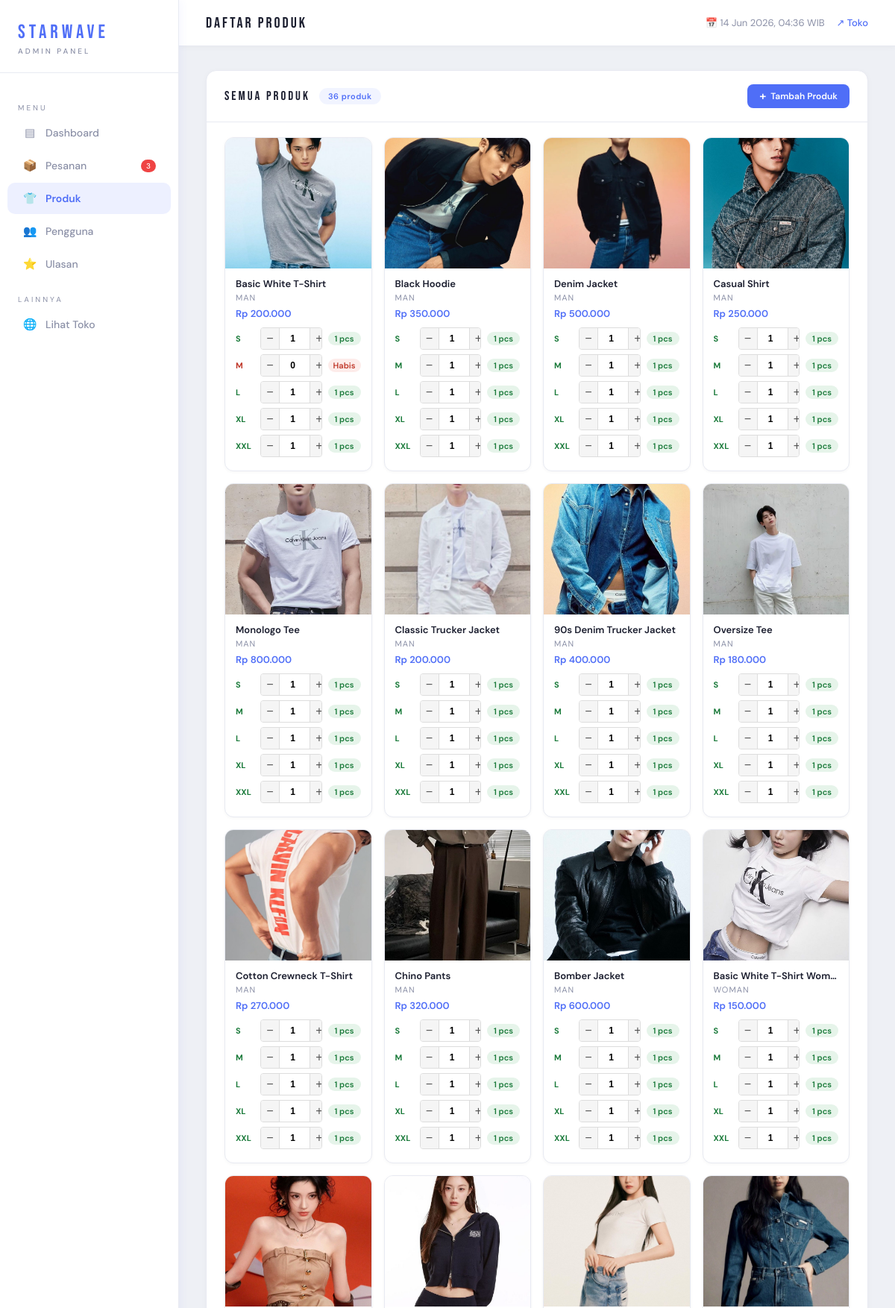
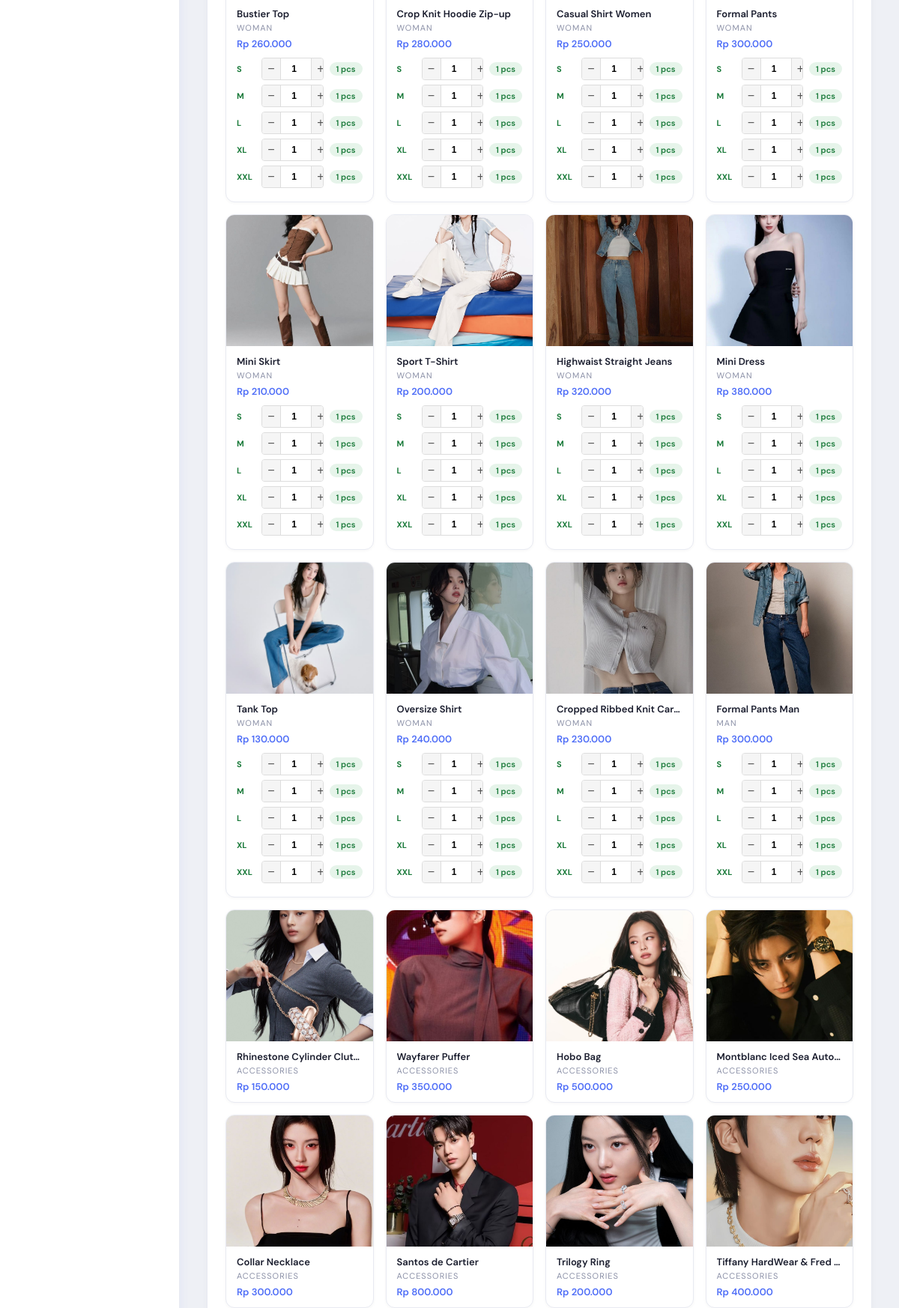
The app's page /admin/produk.php (signed in, upper part) with its own data (2 pictures, top to bottom).
### tables this page shows
CREATE TABLE `produk` (
  `id` int(11) NOT NULL,
  `nama_produk` varchar(255) DEFAULT NULL,
  `harga` int(11) DEFAULT NULL,
  `gambar` varchar(255) DEFAULT NULL,
  `deskripsi` text DEFAULT NULL,
  `kategori` varchar(50) DEFAULT NULL,
  `created_at` datetime DEFAULT current_timestamp(),
  `stok_s` tinyint(1) DEFAULT 1,
  `stok_m` tinyint(1) DEFAULT 1,
  `stok_l` tinyint(1) DEFAULT 1,
  `stok_xl` tinyint(1) DEFAULT 1,
  `stok_xxl` tinyint(1) DEFAULT 1
);

### admin/produk.php (the view, shortened to what this page needs)
<?php
require 'auth_check.php';
$pending_orders = $pdo->query("SELECT COUNT(*) FROM orders WHERE status='pending_payment' OR status='pending'")->fetchColumn();
$total_produk   = $pdo->query("SELECT COUNT(*) FROM produk")->fetchColumn();
$stmt        = $pdo->query("SELECT * FROM produk ORDER BY created_at DESC");
$produk_list = $stmt->fetchAll(PDO::FETCH_ASSOC);
?>
<!DOCTYPE html>
<html lang="id">
<head>
    <link rel="stylesheet" href="admin.css">
</head>
<body>
<aside class="sidebar">
    <div class="sidebar-brand">
        <div class="brand-name">STARWAVE</div>
        <div class="brand-label">Admin Panel</div>
    </div>
    <nav class="sidebar-nav">
        <div class="nav-section">Menu</div>
        <a class="nav-item" href="dashboard.php"><span class="icon">▤</span> Dashboard</a>
        <a class="nav-item" href="pesanan.php">
            <span class="icon">📦</span> Pesanan
            <?php if ($pending_orders > 0): ?>
                <span style="margin-left:auto;background:#ef4444;color:#fff;font-size:10px;padding:2px 7px;border-radius:10px;"><?= $pending_orders ?></span>
            <?php endif; ?>
        </a>
        <a class="nav-item active" href="produk.php"><span class="icon">👕</span> Produk</a>
        <a class="nav-item" href="pengguna.php"><span class="icon">👥</span> Pengguna</a>
        <a class="nav-item" href="ulasan.php"><span class="icon">⭐</span> Ulasan</a>
        <div class="nav-section">Lainnya</div>
        <a class="nav-item" href="../index.php" target="_blank"><span class="icon">🌐</span> Lihat Toko</a>
    </nav>
</aside>
<div class="main">
    <div class="topbar">
        <div class="topbar-title">DAFTAR PRODUK</div>
        <div class="topbar-right">
            <span>📅 <?= date('d M Y, H:i') ?> WIB</span>
            <a href="../index.php" target="_blank">↗ Toko</a>
        </div>
    </div>
    <div class="content">
        <div class="section">
            <div class="section-header">
                <div style="display:flex;align-items:center;gap:12px;">
                    <div class="section-title">SEMUA PRODUK</div>
                    <div class="section-badge" id="badge-total"><?= $total_produk ?> produk</div>
                </div>
                <a href="tambah_produk.php" class="btn-tambah">
                    <span style="font-size:16px;line-height:1;">+</span> Tambah Produk
                </a>
            </div>
            <?php if (empty($produk_list)): ?>
                <div style="text-align:center;padding:60px;color:var(--muted);">Belum ada produk di database.</div>
            <?php else: ?>
            <div class="produk-grid">
                <?php foreach ($produk_list as $p): ?>
                <div class="produk-card" id="card-<?= $p['id'] ?>">
                    <img src="../<?= htmlspecialchars($p['gambar'] ?? 'asset/posterutama.png') ?>"
                         alt="<?= htmlspecialchars($p['nama_produk'] ?? $p['nama'] ?? '') ?>"
                         onerror="this.src='../asset/posterutama.png'">
                    <div class="produk-info">
                        <div class="produk-name"><?= htmlspecialchars($p['nama_produk'] ?? $p['nama'] ?? 'Produk') ?></div>
                        <div class="produk-cat"><?= htmlspecialchars($p['kategori'] ?? '') ?></div>
                        <?php if (!empty($p['harga'])): ?>
                        <div class="produk-harga" id="harga-<?= $p['id'] ?>"
                             style="font-size:13px;color:var(--accent);margin-top:6px;font-weight:600;">
                            Rp <?= number_format($p['harga'],0,',','.') ?>
                        </div>
                        <?php endif; ?>
                        <?php if (strtolower($p['kategori']) !== 'accessories'): ?>
                        <div class="stok-sizes" style="margin-top:10px;">
                            <?php foreach(['S','M','L','XL','XXL'] as $sz):
                                $col    = 'stok_' . strtolower($sz);
                                $jumlah = (int)($p[$col] ?? 0);
                                $status = $jumlah > 0 ? 'ada' : 'habis';
                            ?>
                            <div class="stok-row">
                                <span class="stok-label <?= $status ?>"><?= $sz ?></span>
                                <div class="stok-input-group">
                                    <button type="button" class="stok-dec"
                                        onclick="ubahStok(<?= $p['id'] ?>, '<?= $sz ?>', this, -1)">−</button>
                                    <input type="number" class="stok-angka"
                                        id="stok-<?= $p['id'] ?>-<?= strtolower($sz) ?>"
                                        value="<?= $jumlah ?>" min="0"
                                        onchange="simpanStok(<?= $p['id'] ?>, '<?= $sz ?>', this)">
                                    <button type="button" class="stok-inc"
                                        onclick="ubahStok(<?= $p['id'] ?>, '<?= $sz ?>', this, 1)">+</button>
                                </div>
                                <span class="stok-badge <?= $status ?>"
                                    id="badge-<?= $p['id'] ?>-<?= strtolower($sz) ?>">
                                    <?= $jumlah > 0 ? $jumlah.' pcs' : 'Habis' ?>
                                </span>
                            </div>
                            <?php endforeach; ?>
                        </div>
                        <?php endif; ?>
                    </div>
                </div>
                <?php endforeach; ?>
            </div>
            <?php endif; ?>
        </div>
    </div>
</div>
</body>
</html>

### records on screen
produk: gambar (picture), nama_produk "Basic White T-Shirt", kategori "MAN", harga "200.000", sz "S", id+stok_s "1", stok_s "1", sz "M", stok_m "0", sz "L", id+stok_l "1", stok_l "1", sz "XL", id+stok_xl "1", stok_xl "1", sz "XXL", id+stok_xxl "1", stok_xxl "1"
produk: gambar (picture), nama_produk "Black Hoodie", kategori "MAN", harga "350.000", sz "S", stok_s "1", sz "M", stok_m "1", sz "L", stok_l "1", sz "XL", stok_xl "1", sz "XXL", stok_xxl "1"
produk: gambar (picture), nama_produk "Denim Jacket", kategori "MAN", harga "500.000", sz "S", stok_s "1", sz "M", stok_m "1", sz "L", stok_l "1", sz "XL", stok_xl "1", sz "XXL", stok_xxl "1"
produk: gambar (picture), nama_produk "Casual Shirt", kategori "MAN", harga "250.000", sz "S", stok_s "1", sz "M", stok_m "1", sz "L", stok_l "1", sz "XL", stok_xl "1", sz "XXL", stok_xxl "1"
produk: gambar (picture), nama_produk "Monologo Tee", kategori "MAN", harga "800.000", sz "S", stok_s "1", sz "M", stok_m "1", sz "L", stok_l "1", sz "XL", stok_xl "1", sz "XXL", stok_xxl "1"
produk: gambar (picture), nama_produk "Classic Trucker Jacket", kategori "MAN", harga "200.000", sz "S", stok_s "1", sz "M", stok_m "1", sz "L", stok_l "1", sz "XL", stok_xl "1", sz "XXL", stok_xxl "1"
produk: gambar (picture), nama_produk "90s Denim Trucker Jacket", kategori "MAN", harga "400.000", sz "S", stok_s "1", sz "M", stok_m "1", sz "L", stok_l "1", sz "XL", stok_xl "1", sz "XXL", stok_xxl "1"
produk: gambar (picture), nama_produk "Oversize Tee", kategori "MAN", harga "180.000", sz "S", stok_s "1", sz "M", stok_m "1", sz "L", stok_l "1", sz "XL", stok_xl "1", sz "XXL", stok_xxl "1"
produk: gambar (picture), nama_produk "Cotton Crewneck T-Shirt", kategori "MAN", harga "270.000", sz "S", stok_s "1", sz "M", stok_m "1", sz "L", stok_l "1", sz "XL", stok_xl "1", sz "XXL", stok_xxl "1"
produk: gambar (picture), nama_produk "Chino Pants", kategori "MAN", harga "320.000", sz "S", stok_s "1", sz "M", stok_m "1", sz "L", stok_l "1", sz "XL", stok_xl "1", sz "XXL", stok_xxl "1"
produk: gambar (picture), nama_produk "Bomber Jacket", kategori "MAN", harga "600.000", sz "S", stok_s "1", sz "M", stok_m "1", sz "L", stok_l "1", sz "XL", stok_xl "1", sz "XXL", stok_xxl "1"
produk: gambar (picture), nama_produk "Basic White T-Shirt Wom…", kategori "WOMAN", harga "150.000", sz "S", stok_s "1", sz "M", stok_m "1", sz "L", stok_l "1", sz "XL", stok_xl "1", sz "XXL", stok_xxl "1"
produk: gambar (picture), nama_produk "Bustier Top", kategori "WOMAN", harga "260.000", sz "S", stok_s "1", sz "M", stok_m "1", sz "L", stok_l "1", sz "XL", stok_xl "1", sz "XXL", stok_xxl "1"
produk: gambar (picture), nama_produk "Crop Knit Hoodie Zip-up", kategori "WOMAN", harga "280.000", sz "S", stok_s "1", sz "M", stok_m "1", sz "L", stok_l "1", sz "XL", stok_xl "1", sz "XXL", stok_xxl "1"
produk: gambar (picture), nama_produk "Casual Shirt Women", kategori "WOMAN", harga "250.000", sz "S", stok_s "1", sz "M", stok_m "1", sz "L", stok_l "1", sz "XL", stok_xl "1", sz "XXL", stok_xxl "1"
produk: gambar (picture), nama_produk "Formal Pants", kategori "WOMAN", harga "300.000", sz "S", stok_s "1", sz "M", stok_m "1", sz "L", stok_l "1", sz "XL", stok_xl "1", sz "XXL", stok_xxl "1"
produk: gambar (picture), nama_produk "Mini Skirt", kategori "WOMAN", harga "210.000", sz "S", stok_s "1", sz "M", stok_m "1", sz "L", stok_l "1", sz "XL", stok_xl "1", sz "XXL", stok_xxl "1"
produk: gambar (picture), nama_produk "Sport T-Shirt", kategori "WOMAN", harga "200.000", sz "S", stok_s "1", sz "M", stok_m "1", sz "L", stok_l "1", sz "XL", stok_xl "1", sz "XXL", stok_xxl "1"
produk: gambar (picture), nama_produk "Highwaist Straight Jeans", kategori "WOMAN", harga "320.000", sz "S", stok_s "1", sz "M", stok_m "1", sz "L", stok_l "1", sz "XL", stok_xl "1", sz "XXL", stok_xxl "1"
produk: gambar (picture), nama_produk "Mini Dress", kategori "WOMAN", harga "380.000", sz "S", stok_s "1", sz "M", stok_m "1", sz "L", stok_l "1", sz "XL", stok_xl "1", sz "XXL", stok_xxl "1"
produk: gambar (picture), nama_produk "Tank Top", kategori "WOMAN", harga "130.000", sz "S", stok_s "1", sz "M", stok_m "1", sz "L", stok_l "1", sz "XL", stok_xl "1", sz "XXL", stok_xxl "1"
produk: gambar (picture), nama_produk "Oversize Shirt", kategori "WOMAN", harga "240.000", sz "S", stok_s "1", sz "M", stok_m "1", sz "L", stok_l "1", sz "XL", stok_xl "1", sz "XXL", stok_xxl "1"
produk: gambar (picture), nama_produk "Cropped Ribbed Knit Car…", kategori "WOMAN", harga "230.000", sz "S", stok_s "1", sz "M", stok_m "1", sz "L", stok_l "1", sz "XL", stok_xl "1", sz "XXL", stok_xxl "1"
produk: gambar (picture), nama_produk "Formal Pants Man", kategori "MAN", harga "300.000", sz "S", stok_s "1", sz "M", stok_m "1", sz "L", stok_l "1", sz "XL", stok_xl "1", sz "XXL", stok_xxl "1"
produk: gambar (picture), nama_produk "Rhinestone Cylinder Clut…", kategori "ACCESSORIES", harga "150.000"
produk: gambar (picture), nama_produk "Wayfarer Puffer", kategori "ACCESSORIES", harga "350.000"
produk: gambar (picture), nama_produk "Hobo Bag", kategori "ACCESSORIES", harga "500.000"
produk: gambar (picture), nama_produk "Montblanc Iced Sea Auto…", kategori "ACCESSORIES", harga "250.000"
produk: gambar (picture), nama_produk "Collar Necklace", kategori "ACCESSORIES", harga "300.000"
produk: gambar (picture), nama_produk "Santos de Cartier", kategori "ACCESSORIES", harga "800.000"
produk: gambar (picture), nama_produk "Trilogy Ring", kategori "ACCESSORIES", harga "200.000"
produk: gambar (picture), nama_produk "Tiffany HardWear & Fred…", kategori "ACCESSORIES", harga "400.000"

### other values on screen
$pending_orders "3"
$total_produk "36"
